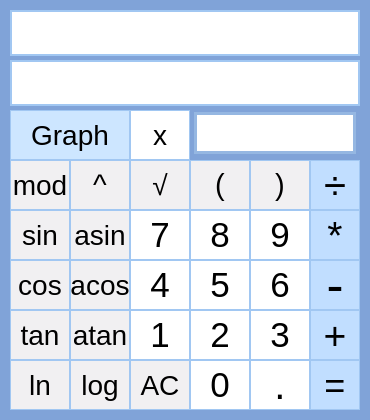
<?xml version="1.0" encoding="UTF-8"?>
<ui version="4.0">
 <class>View</class>
 <widget class="QMainWindow" name="View">
  <property name="geometry">
   <rect>
    <x>0</x>
    <y>0</y>
    <width>370</width>
    <height>420</height>
   </rect>
  </property>
  <property name="sizePolicy">
   <sizepolicy hsizetype="Ignored" vsizetype="Fixed">
    <horstretch>0</horstretch>
    <verstretch>0</verstretch>
   </sizepolicy>
  </property>
  <property name="font">
   <font>
    <pointsize>23</pointsize>
   </font>
  </property>
  <property name="mouseTracking">
   <bool>false</bool>
  </property>
  <property name="tabletTracking">
   <bool>false</bool>
  </property>
  <property name="focusPolicy">
   <enum>Qt::NoFocus</enum>
  </property>
  <property name="windowTitle">
   <string>View</string>
  </property>
  <property name="styleSheet">
   <string notr="true">background-color:  rgb(128, 163, 216);</string>
  </property>
  <widget class="QWidget" name="centralwidget">
   <widget class="QLabel" name="label">
    <property name="geometry">
     <rect>
      <x>10</x>
      <y>60</y>
      <width>350</width>
      <height>46</height>
     </rect>
    </property>
    <property name="font">
     <font>
      <pointsize>21</pointsize>
     </font>
    </property>
    <property name="cursor">
     <cursorShape>IBeamCursor</cursorShape>
    </property>
    <property name="mouseTracking">
     <bool>true</bool>
    </property>
    <property name="tabletTracking">
     <bool>false</bool>
    </property>
    <property name="focusPolicy">
     <enum>Qt::ClickFocus</enum>
    </property>
    <property name="acceptDrops">
     <bool>false</bool>
    </property>
    <property name="autoFillBackground">
     <bool>false</bool>
    </property>
    <property name="styleSheet">
     <string notr="true">border:  2px solid rgb(161, 199, 242);
background-color:  rgb(255, 255, 255);
color:  black;</string>
    </property>
    <property name="text">
     <string/>
    </property>
    <property name="alignment">
     <set>Qt::AlignRight|Qt::AlignTrailing|Qt::AlignVCenter</set>
    </property>
   </widget>
   <widget class="QPushButton" name="pushButton_div">
    <property name="geometry">
     <rect>
      <x>310</x>
      <y>160</y>
      <width>50</width>
      <height>50</height>
     </rect>
    </property>
    <property name="font">
     <font>
      <pointsize>30</pointsize>
      <italic>false</italic>
      <bold>false</bold>
      <underline>false</underline>
      <strikeout>false</strikeout>
     </font>
    </property>
    <property name="styleSheet">
     <string notr="true">QPushButton {
    border:  1px solid rgb(161, 199, 242);
    background-color:  rgb(193, 222, 255);
    color:  black;
}

QPushButton:pressed {
	border:  2px solid rgb(161, 199, 242);
    background-color:  rgb(182, 208, 242);
}</string>
    </property>
    <property name="text">
     <string>÷</string>
    </property>
    <attribute name="buttonGroup">
     <string notr="true">buttonGroup</string>
    </attribute>
   </widget>
   <widget class="QPushButton" name="pushButton_mul">
    <property name="geometry">
     <rect>
      <x>310</x>
      <y>210</y>
      <width>50</width>
      <height>50</height>
     </rect>
    </property>
    <property name="font">
     <font>
      <pointsize>29</pointsize>
      <italic>false</italic>
      <bold>false</bold>
      <underline>false</underline>
      <strikeout>false</strikeout>
     </font>
    </property>
    <property name="styleSheet">
     <string notr="true">QPushButton {
    border:  1px solid rgb(161, 199, 242);
    background-color:  rgb(193, 222, 255);
    color:  black;
}

QPushButton:pressed {
	border:  2px solid rgb(161, 199, 242);
    background-color:  rgb(182, 208, 242);
}</string>
    </property>
    <property name="text">
     <string>*</string>
    </property>
    <attribute name="buttonGroup">
     <string notr="true">buttonGroup</string>
    </attribute>
   </widget>
   <widget class="QPushButton" name="pushButton_sub">
    <property name="geometry">
     <rect>
      <x>310</x>
      <y>260</y>
      <width>50</width>
      <height>50</height>
     </rect>
    </property>
    <property name="font">
     <font>
      <pointsize>38</pointsize>
      <italic>false</italic>
      <bold>false</bold>
      <underline>false</underline>
      <strikeout>false</strikeout>
     </font>
    </property>
    <property name="styleSheet">
     <string notr="true">QPushButton {
    border:  1px solid rgb(161, 199, 242);
    background-color:  rgb(193, 222, 255);
    color:  black;
}

QPushButton:pressed {
	border:  2px solid rgb(161, 199, 242);
    background-color:  rgb(182, 208, 242);
}</string>
    </property>
    <property name="text">
     <string>-</string>
    </property>
    <attribute name="buttonGroup">
     <string notr="true">buttonGroup</string>
    </attribute>
   </widget>
   <widget class="QPushButton" name="pushButton_add">
    <property name="geometry">
     <rect>
      <x>310</x>
      <y>310</y>
      <width>50</width>
      <height>50</height>
     </rect>
    </property>
    <property name="font">
     <font>
      <pointsize>29</pointsize>
      <italic>false</italic>
      <bold>false</bold>
      <underline>false</underline>
      <strikeout>false</strikeout>
     </font>
    </property>
    <property name="styleSheet">
     <string notr="true">QPushButton {
    border:  1px solid rgb(161, 199, 242);
    background-color:  rgb(193, 222, 255);
    color:  black;
}

QPushButton:pressed {
	border:  2px solid rgb(161, 199, 242);
    background-color:  rgb(182, 208, 242);
}</string>
    </property>
    <property name="text">
     <string>+</string>
    </property>
    <attribute name="buttonGroup">
     <string notr="true">buttonGroup</string>
    </attribute>
   </widget>
   <widget class="QPushButton" name="pushButton_eq">
    <property name="geometry">
     <rect>
      <x>310</x>
      <y>360</y>
      <width>50</width>
      <height>50</height>
     </rect>
    </property>
    <property name="font">
     <font>
      <pointsize>27</pointsize>
      <italic>false</italic>
      <bold>false</bold>
      <underline>false</underline>
      <strikeout>false</strikeout>
     </font>
    </property>
    <property name="styleSheet">
     <string notr="true">QPushButton {
    border:  1px solid rgb(161, 199, 242);
    background-color:  rgb(193, 222, 255);
    color:  black;
}

QPushButton:pressed {
	border:  2px solid rgb(161, 199, 242);
    background-color:  rgb(182, 208, 242);
}</string>
    </property>
    <property name="text">
     <string>=</string>
    </property>
    <attribute name="buttonGroup">
     <string notr="true">buttonGroup</string>
    </attribute>
   </widget>
   <widget class="QPushButton" name="pushButton_9">
    <property name="geometry">
     <rect>
      <x>250</x>
      <y>210</y>
      <width>60</width>
      <height>50</height>
     </rect>
    </property>
    <property name="font">
     <font>
      <pointsize>26</pointsize>
      <italic>false</italic>
      <bold>false</bold>
      <underline>false</underline>
      <strikeout>false</strikeout>
     </font>
    </property>
    <property name="styleSheet">
     <string notr="true">QPushButton {
    border:  1px solid rgb(161, 199, 242);
    background-color:  rgb(255, 255, 255);
    color:  black;
}

QPushButton:pressed {
	border:  2px solid rgb(161, 199, 242);
    background-color:  rgb(225, 224, 226);
}</string>
    </property>
    <property name="text">
     <string>9</string>
    </property>
    <attribute name="buttonGroup">
     <string notr="true">buttonGroup</string>
    </attribute>
   </widget>
   <widget class="QPushButton" name="pushButton_6">
    <property name="geometry">
     <rect>
      <x>250</x>
      <y>260</y>
      <width>60</width>
      <height>50</height>
     </rect>
    </property>
    <property name="font">
     <font>
      <pointsize>26</pointsize>
      <italic>false</italic>
      <bold>false</bold>
      <underline>false</underline>
      <strikeout>false</strikeout>
     </font>
    </property>
    <property name="styleSheet">
     <string notr="true">QPushButton {
    border:  1px solid rgb(161, 199, 242);
    background-color:  rgb(255, 255, 255);
    color:  black;
}

QPushButton:pressed {
	border:  2px solid rgb(161, 199, 242);
    background-color:  rgb(225, 224, 226);
}</string>
    </property>
    <property name="text">
     <string>6</string>
    </property>
    <attribute name="buttonGroup">
     <string notr="true">buttonGroup</string>
    </attribute>
   </widget>
   <widget class="QPushButton" name="pushButton_3">
    <property name="geometry">
     <rect>
      <x>250</x>
      <y>310</y>
      <width>60</width>
      <height>50</height>
     </rect>
    </property>
    <property name="font">
     <font>
      <pointsize>26</pointsize>
      <italic>false</italic>
      <bold>false</bold>
      <underline>false</underline>
      <strikeout>false</strikeout>
     </font>
    </property>
    <property name="styleSheet">
     <string notr="true">QPushButton {
    border:  1px solid rgb(161, 199, 242);
    background-color:  rgb(255, 255, 255);
    color:  black;
}

QPushButton:pressed {
	border:  2px solid rgb(161, 199, 242);
    background-color:  rgb(225, 224, 226);
}</string>
    </property>
    <property name="text">
     <string>3</string>
    </property>
    <attribute name="buttonGroup">
     <string notr="true">buttonGroup</string>
    </attribute>
   </widget>
   <widget class="QPushButton" name="pushButton_4">
    <property name="geometry">
     <rect>
      <x>130</x>
      <y>260</y>
      <width>60</width>
      <height>50</height>
     </rect>
    </property>
    <property name="font">
     <font>
      <pointsize>26</pointsize>
      <italic>false</italic>
      <bold>false</bold>
      <underline>false</underline>
      <strikeout>false</strikeout>
     </font>
    </property>
    <property name="styleSheet">
     <string notr="true">QPushButton {
    border:  1px solid rgb(161, 199, 242);
    background-color:  rgb(255, 255, 255);
    color:  black;
}

QPushButton:pressed {
	border:  2px solid rgb(161, 199, 242);
    background-color:  rgb(225, 224, 226);
}</string>
    </property>
    <property name="text">
     <string>4</string>
    </property>
    <attribute name="buttonGroup">
     <string notr="true">buttonGroup</string>
    </attribute>
   </widget>
   <widget class="QPushButton" name="pushButton_8">
    <property name="geometry">
     <rect>
      <x>190</x>
      <y>210</y>
      <width>60</width>
      <height>50</height>
     </rect>
    </property>
    <property name="font">
     <font>
      <pointsize>26</pointsize>
      <italic>false</italic>
      <bold>false</bold>
      <underline>false</underline>
      <strikeout>false</strikeout>
     </font>
    </property>
    <property name="styleSheet">
     <string notr="true">QPushButton {
    border:  1px solid rgb(161, 199, 242);
    background-color:  rgb(255, 255, 255);
    color:  black;
}

QPushButton:pressed {
	border:  2px solid rgb(161, 199, 242);
    background-color:  rgb(225, 224, 226);
}</string>
    </property>
    <property name="text">
     <string>8</string>
    </property>
    <attribute name="buttonGroup">
     <string notr="true">buttonGroup</string>
    </attribute>
   </widget>
   <widget class="QPushButton" name="pushButton_2">
    <property name="geometry">
     <rect>
      <x>190</x>
      <y>310</y>
      <width>60</width>
      <height>50</height>
     </rect>
    </property>
    <property name="font">
     <font>
      <pointsize>26</pointsize>
      <italic>false</italic>
      <bold>false</bold>
      <underline>false</underline>
      <strikeout>false</strikeout>
     </font>
    </property>
    <property name="styleSheet">
     <string notr="true">QPushButton {
    border:  1px solid rgb(161, 199, 242);
    background-color:  rgb(255, 255, 255);
    color:  black;
}

QPushButton:pressed {
	border:  2px solid rgb(161, 199, 242);
    background-color:  rgb(225, 224, 226);
}</string>
    </property>
    <property name="text">
     <string>2</string>
    </property>
    <attribute name="buttonGroup">
     <string notr="true">buttonGroup</string>
    </attribute>
   </widget>
   <widget class="QPushButton" name="pushButton_7">
    <property name="geometry">
     <rect>
      <x>130</x>
      <y>210</y>
      <width>60</width>
      <height>50</height>
     </rect>
    </property>
    <property name="font">
     <font>
      <pointsize>26</pointsize>
      <italic>false</italic>
      <bold>false</bold>
      <underline>false</underline>
      <strikeout>false</strikeout>
     </font>
    </property>
    <property name="styleSheet">
     <string notr="true">QPushButton {
    border:  1px solid rgb(161, 199, 242);
    background-color:  rgb(255, 255, 255);
    color:  black;
}

QPushButton:pressed {
	border:  2px solid rgb(161, 199, 242);
    background-color:  rgb(225, 224, 226);
}</string>
    </property>
    <property name="text">
     <string>7</string>
    </property>
    <attribute name="buttonGroup">
     <string notr="true">buttonGroup</string>
    </attribute>
   </widget>
   <widget class="QPushButton" name="pushButton_1">
    <property name="geometry">
     <rect>
      <x>130</x>
      <y>310</y>
      <width>60</width>
      <height>50</height>
     </rect>
    </property>
    <property name="font">
     <font>
      <pointsize>26</pointsize>
      <italic>false</italic>
      <bold>false</bold>
      <underline>false</underline>
      <strikeout>false</strikeout>
     </font>
    </property>
    <property name="styleSheet">
     <string notr="true">QPushButton {
    border:  1px solid rgb(161, 199, 242);
    background-color:  rgb(255, 255, 255);
    color:  black;
}

QPushButton:pressed {
	border:  2px solid rgb(161, 199, 242);
    background-color:  rgb(225, 224, 226);
}</string>
    </property>
    <property name="text">
     <string>1</string>
    </property>
    <attribute name="buttonGroup">
     <string notr="true">buttonGroup</string>
    </attribute>
   </widget>
   <widget class="QPushButton" name="pushButton_5">
    <property name="geometry">
     <rect>
      <x>190</x>
      <y>260</y>
      <width>60</width>
      <height>50</height>
     </rect>
    </property>
    <property name="font">
     <font>
      <pointsize>26</pointsize>
      <italic>false</italic>
      <bold>false</bold>
      <underline>false</underline>
      <strikeout>false</strikeout>
     </font>
    </property>
    <property name="styleSheet">
     <string notr="true">QPushButton {
    border:  1px solid rgb(161, 199, 242);
    background-color:  rgb(255, 255, 255);
    color:  black;
}

QPushButton:pressed {
	border:  2px solid rgb(161, 199, 242);
    background-color:  rgb(225, 224, 226);
}</string>
    </property>
    <property name="text">
     <string>5</string>
    </property>
    <attribute name="buttonGroup">
     <string notr="true">buttonGroup</string>
    </attribute>
   </widget>
   <widget class="QPushButton" name="pushButton_point">
    <property name="geometry">
     <rect>
      <x>250</x>
      <y>360</y>
      <width>60</width>
      <height>50</height>
     </rect>
    </property>
    <property name="font">
     <font>
      <pointsize>30</pointsize>
      <italic>false</italic>
      <bold>false</bold>
      <underline>false</underline>
      <strikeout>false</strikeout>
     </font>
    </property>
    <property name="styleSheet">
     <string notr="true">QPushButton {
    border:  1px solid rgb(161, 199, 242);
    background-color:  rgb(255, 255, 255);
    color:  black;
}

QPushButton:pressed {
	border:  2px solid rgb(161, 199, 242);
    background-color:  rgb(225, 224, 226);
}</string>
    </property>
    <property name="text">
     <string>.</string>
    </property>
    <attribute name="buttonGroup">
     <string notr="true">buttonGroup</string>
    </attribute>
   </widget>
   <widget class="QPushButton" name="pushButton_0">
    <property name="geometry">
     <rect>
      <x>190</x>
      <y>360</y>
      <width>60</width>
      <height>50</height>
     </rect>
    </property>
    <property name="font">
     <font>
      <pointsize>26</pointsize>
      <italic>false</italic>
      <bold>false</bold>
      <underline>false</underline>
      <strikeout>false</strikeout>
     </font>
    </property>
    <property name="styleSheet">
     <string notr="true">QPushButton {
    border:  1px solid rgb(161, 199, 242);
    background-color:  rgb(255, 255, 255);
    color:  black;
}

QPushButton:pressed {
	border:  2px solid rgb(161, 199, 242);
    background-color:  rgb(225, 224, 226);
}</string>
    </property>
    <property name="text">
     <string>0</string>
    </property>
    <attribute name="buttonGroup">
     <string notr="true">buttonGroup</string>
    </attribute>
   </widget>
   <widget class="QPushButton" name="pushButton_tan">
    <property name="geometry">
     <rect>
      <x>10</x>
      <y>310</y>
      <width>60</width>
      <height>50</height>
     </rect>
    </property>
    <property name="font">
     <font>
      <pointsize>21</pointsize>
      <italic>false</italic>
      <bold>false</bold>
      <underline>false</underline>
      <strikeout>false</strikeout>
     </font>
    </property>
    <property name="styleSheet">
     <string notr="true">QPushButton {
    border:  1px solid rgb(161, 199, 242);
    background-color:  rgb(241, 240, 242);
    color:  black;
}

QPushButton:pressed {
	border:  2px solid rgb(161, 199, 242);
    background-color:  rgb(225, 224, 226);
}</string>
    </property>
    <property name="text">
     <string>tan</string>
    </property>
    <attribute name="buttonGroup">
     <string notr="true">buttonGroup</string>
    </attribute>
   </widget>
   <widget class="QPushButton" name="pushButton_cos">
    <property name="geometry">
     <rect>
      <x>10</x>
      <y>260</y>
      <width>60</width>
      <height>50</height>
     </rect>
    </property>
    <property name="font">
     <font>
      <pointsize>21</pointsize>
      <italic>false</italic>
      <bold>false</bold>
      <underline>false</underline>
      <strikeout>false</strikeout>
     </font>
    </property>
    <property name="styleSheet">
     <string notr="true">QPushButton {
    border:  1px solid rgb(161, 199, 242);
    background-color:  rgb(241, 240, 242);
    color:  black;
}

QPushButton:pressed {
	border:  2px solid rgb(161, 199, 242);
    background-color:  rgb(225, 224, 226);
}</string>
    </property>
    <property name="text">
     <string>cos</string>
    </property>
    <attribute name="buttonGroup">
     <string notr="true">buttonGroup</string>
    </attribute>
   </widget>
   <widget class="QPushButton" name="pushButton_AC">
    <property name="geometry">
     <rect>
      <x>130</x>
      <y>360</y>
      <width>60</width>
      <height>50</height>
     </rect>
    </property>
    <property name="font">
     <font>
      <pointsize>21</pointsize>
      <italic>false</italic>
      <bold>false</bold>
      <underline>false</underline>
      <strikeout>false</strikeout>
     </font>
    </property>
    <property name="styleSheet">
     <string notr="true">QPushButton {
    border:  1px solid rgb(161, 199, 242);
    background-color:  rgb(241, 240, 242);
    color:  black;
}

QPushButton:pressed {
	border:  2px solid rgb(161, 199, 242);
    background-color:  rgb(225, 224, 226);
}</string>
    </property>
    <property name="text">
     <string>AC</string>
    </property>
    <attribute name="buttonGroup">
     <string notr="true">buttonGroup</string>
    </attribute>
   </widget>
   <widget class="QPushButton" name="pushButton_atan">
    <property name="geometry">
     <rect>
      <x>70</x>
      <y>310</y>
      <width>60</width>
      <height>50</height>
     </rect>
    </property>
    <property name="font">
     <font>
      <pointsize>21</pointsize>
      <italic>false</italic>
      <bold>false</bold>
      <underline>false</underline>
      <strikeout>false</strikeout>
     </font>
    </property>
    <property name="styleSheet">
     <string notr="true">QPushButton {
    border:  1px solid rgb(161, 199, 242);
    background-color:  rgb(241, 240, 242);
    color:  black;
}

QPushButton:pressed {
	border:  2px solid rgb(161, 199, 242);
    background-color:  rgb(225, 224, 226);
}</string>
    </property>
    <property name="text">
     <string>atan</string>
    </property>
    <attribute name="buttonGroup">
     <string notr="true">buttonGroup</string>
    </attribute>
   </widget>
   <widget class="QPushButton" name="pushButton_asin">
    <property name="geometry">
     <rect>
      <x>70</x>
      <y>210</y>
      <width>60</width>
      <height>50</height>
     </rect>
    </property>
    <property name="font">
     <font>
      <pointsize>21</pointsize>
      <italic>false</italic>
      <bold>false</bold>
      <underline>false</underline>
      <strikeout>false</strikeout>
     </font>
    </property>
    <property name="styleSheet">
     <string notr="true">QPushButton {
    border:  1px solid rgb(161, 199, 242);
    background-color:  rgb(241, 240, 242);
    color:  black;
}

QPushButton:pressed {
	border:  2px solid rgb(161, 199, 242);
    background-color:  rgb(225, 224, 226);
}</string>
    </property>
    <property name="text">
     <string>asin</string>
    </property>
    <attribute name="buttonGroup">
     <string notr="true">buttonGroup</string>
    </attribute>
   </widget>
   <widget class="QPushButton" name="pushButton_acos">
    <property name="geometry">
     <rect>
      <x>70</x>
      <y>260</y>
      <width>60</width>
      <height>50</height>
     </rect>
    </property>
    <property name="font">
     <font>
      <pointsize>21</pointsize>
      <italic>false</italic>
      <bold>false</bold>
      <underline>false</underline>
      <strikeout>false</strikeout>
     </font>
    </property>
    <property name="styleSheet">
     <string notr="true">QPushButton {
    border:  1px solid rgb(161, 199, 242);
    background-color:  rgb(241, 240, 242);
    color:  black;
}

QPushButton:pressed {
	border:  2px solid rgb(161, 199, 242);
    background-color:  rgb(225, 224, 226);
}</string>
    </property>
    <property name="text">
     <string>acos</string>
    </property>
    <attribute name="buttonGroup">
     <string notr="true">buttonGroup</string>
    </attribute>
   </widget>
   <widget class="QPushButton" name="pushButton_ln">
    <property name="geometry">
     <rect>
      <x>10</x>
      <y>360</y>
      <width>60</width>
      <height>50</height>
     </rect>
    </property>
    <property name="font">
     <font>
      <pointsize>21</pointsize>
      <italic>false</italic>
      <bold>false</bold>
      <underline>false</underline>
      <strikeout>false</strikeout>
     </font>
    </property>
    <property name="styleSheet">
     <string notr="true">QPushButton {
    border:  1px solid rgb(161, 199, 242);
    background-color:  rgb(241, 240, 242);
    color:  black;
}

QPushButton:pressed {
	border:  2px solid rgb(161, 199, 242);
    background-color:  rgb(225, 224, 226);
}</string>
    </property>
    <property name="text">
     <string>ln</string>
    </property>
    <attribute name="buttonGroup">
     <string notr="true">buttonGroup</string>
    </attribute>
   </widget>
   <widget class="QPushButton" name="pushButton_sqrt">
    <property name="geometry">
     <rect>
      <x>130</x>
      <y>160</y>
      <width>60</width>
      <height>50</height>
     </rect>
    </property>
    <property name="font">
     <font>
      <pointsize>21</pointsize>
      <italic>false</italic>
      <bold>false</bold>
      <underline>false</underline>
      <strikeout>false</strikeout>
     </font>
    </property>
    <property name="styleSheet">
     <string notr="true">QPushButton {
    border:  1px solid rgb(161, 199, 242);
    background-color:  rgb(241, 240, 242);
    color:  black;
}

QPushButton:pressed {
	border:  2px solid rgb(161, 199, 242);
    background-color:  rgb(225, 224, 226);
}</string>
    </property>
    <property name="text">
     <string>√</string>
    </property>
    <attribute name="buttonGroup">
     <string notr="true">buttonGroup</string>
    </attribute>
   </widget>
   <widget class="QPushButton" name="pushButton_log">
    <property name="geometry">
     <rect>
      <x>70</x>
      <y>360</y>
      <width>60</width>
      <height>50</height>
     </rect>
    </property>
    <property name="font">
     <font>
      <pointsize>21</pointsize>
      <italic>false</italic>
      <bold>false</bold>
      <underline>false</underline>
      <strikeout>false</strikeout>
     </font>
    </property>
    <property name="styleSheet">
     <string notr="true">QPushButton {
    border:  1px solid rgb(161, 199, 242);
    background-color:  rgb(241, 240, 242);
    color:  black;
}

QPushButton:pressed {
	border:  2px solid rgb(161, 199, 242);
    background-color:  rgb(225, 224, 226);
}</string>
    </property>
    <property name="text">
     <string>log</string>
    </property>
    <attribute name="buttonGroup">
     <string notr="true">buttonGroup</string>
    </attribute>
   </widget>
   <widget class="QPushButton" name="pushButton_mod">
    <property name="geometry">
     <rect>
      <x>10</x>
      <y>160</y>
      <width>60</width>
      <height>50</height>
     </rect>
    </property>
    <property name="font">
     <font>
      <pointsize>21</pointsize>
      <italic>false</italic>
      <bold>false</bold>
      <underline>false</underline>
      <strikeout>false</strikeout>
     </font>
    </property>
    <property name="styleSheet">
     <string notr="true">QPushButton {
    border:  1px solid rgb(161, 199, 242);
    background-color:  rgb(241, 240, 242);
    color:  black;
}

QPushButton:pressed {
	border:  2px solid rgb(161, 199, 242);
    background-color:  rgb(225, 224, 226);
}</string>
    </property>
    <property name="text">
     <string>mod</string>
    </property>
    <attribute name="buttonGroup">
     <string notr="true">buttonGroup</string>
    </attribute>
   </widget>
   <widget class="QPushButton" name="pushButton_pow">
    <property name="geometry">
     <rect>
      <x>70</x>
      <y>160</y>
      <width>60</width>
      <height>50</height>
     </rect>
    </property>
    <property name="font">
     <font>
      <pointsize>22</pointsize>
      <italic>false</italic>
      <bold>false</bold>
      <underline>false</underline>
      <strikeout>false</strikeout>
     </font>
    </property>
    <property name="styleSheet">
     <string notr="true">QPushButton {
    border:  1px solid rgb(161, 199, 242);
    background-color:  rgb(241, 240, 242);
    color:  black;
}

QPushButton:pressed {
	border:  2px solid rgb(161, 199, 242);
    background-color:  rgb(225, 224, 226);
}</string>
    </property>
    <property name="text">
     <string>^</string>
    </property>
    <attribute name="buttonGroup">
     <string notr="true">buttonGroup</string>
    </attribute>
   </widget>
   <widget class="QPushButton" name="pushButton_lpar">
    <property name="geometry">
     <rect>
      <x>190</x>
      <y>160</y>
      <width>60</width>
      <height>50</height>
     </rect>
    </property>
    <property name="font">
     <font>
      <pointsize>22</pointsize>
      <italic>false</italic>
      <bold>false</bold>
      <underline>false</underline>
      <strikeout>false</strikeout>
     </font>
    </property>
    <property name="styleSheet">
     <string notr="true">QPushButton {
    border:  1px solid rgb(161, 199, 242);
    background-color:  rgb(241, 240, 242);
    color:  black;
}

QPushButton:pressed {
	border:  2px solid rgb(161, 199, 242);
    background-color:  rgb(225, 224, 226);
}</string>
    </property>
    <property name="text">
     <string>(</string>
    </property>
    <attribute name="buttonGroup">
     <string notr="true">buttonGroup</string>
    </attribute>
   </widget>
   <widget class="QPushButton" name="pushButton_rpar">
    <property name="geometry">
     <rect>
      <x>250</x>
      <y>160</y>
      <width>60</width>
      <height>50</height>
     </rect>
    </property>
    <property name="font">
     <font>
      <pointsize>22</pointsize>
      <italic>false</italic>
      <bold>false</bold>
      <underline>false</underline>
      <strikeout>false</strikeout>
     </font>
    </property>
    <property name="styleSheet">
     <string notr="true">QPushButton {
    border:  1px solid rgb(161, 199, 242);
    background-color:  rgb(241, 240, 242);
    color:  black;
}

QPushButton:pressed {
	border:  2px solid rgb(161, 199, 242);
    background-color:  rgb(225, 224, 226);
}</string>
    </property>
    <property name="text">
     <string>)</string>
    </property>
    <attribute name="buttonGroup">
     <string notr="true">buttonGroup</string>
    </attribute>
   </widget>
   <widget class="QPushButton" name="pushButton_sin">
    <property name="geometry">
     <rect>
      <x>10</x>
      <y>210</y>
      <width>60</width>
      <height>50</height>
     </rect>
    </property>
    <property name="font">
     <font>
      <pointsize>21</pointsize>
      <italic>false</italic>
      <bold>false</bold>
      <underline>false</underline>
      <strikeout>false</strikeout>
     </font>
    </property>
    <property name="styleSheet">
     <string notr="true">QPushButton {
    border:  1px solid rgb(161, 199, 242);
    background-color:  rgb(241, 240, 242);
    color:  black;
}

QPushButton:pressed {
	border:  2px solid rgb(161, 199, 242);
    background-color:  rgb(225, 224, 226);
}</string>
    </property>
    <property name="text">
     <string>sin</string>
    </property>
    <attribute name="buttonGroup">
     <string notr="true">buttonGroup</string>
    </attribute>
   </widget>
   <widget class="QPushButton" name="pushButton_graph">
    <property name="geometry">
     <rect>
      <x>10</x>
      <y>110</y>
      <width>120</width>
      <height>50</height>
     </rect>
    </property>
    <property name="font">
     <font>
      <pointsize>21</pointsize>
     </font>
    </property>
    <property name="styleSheet">
     <string notr="true">QPushButton {
    border:  1px solid rgb(161, 199, 242);
    background-color:  rgb(205, 230, 255);
    color:  black;
}

QPushButton:pressed {
	border:  2px solid rgb(161, 199, 242);
    background-color:  rgb(182, 208, 242);
}</string>
    </property>
    <property name="text">
     <string>Graph</string>
    </property>
    <attribute name="buttonGroup">
     <string notr="true">buttonGroup</string>
    </attribute>
   </widget>
   <widget class="QPushButton" name="pushButton_x">
    <property name="geometry">
     <rect>
      <x>130</x>
      <y>110</y>
      <width>60</width>
      <height>50</height>
     </rect>
    </property>
    <property name="font">
     <font>
      <pointsize>21</pointsize>
      <italic>false</italic>
      <bold>false</bold>
      <underline>false</underline>
      <strikeout>false</strikeout>
     </font>
    </property>
    <property name="styleSheet">
     <string notr="true">QPushButton {
    border:  1px solid rgb(161, 199, 242);
    background-color:  rgb(255, 255, 255);
    color:  black;
}

QPushButton:pressed {
	border:  2px solid rgb(161, 199, 242);
    background-color:  rgb(225, 224, 226);
}</string>
    </property>
    <property name="text">
     <string>x</string>
    </property>
    <attribute name="buttonGroup">
     <string notr="true">buttonGroup</string>
    </attribute>
   </widget>
   <widget class="QLineEdit" name="lineEdit">
    <property name="geometry">
     <rect>
      <x>10</x>
      <y>10</y>
      <width>350</width>
      <height>46</height>
     </rect>
    </property>
    <property name="font">
     <font>
      <pointsize>21</pointsize>
     </font>
    </property>
    <property name="focusPolicy">
     <enum>Qt::ClickFocus</enum>
    </property>
    <property name="styleSheet">
     <string notr="true">border:  2px solid rgb(161, 199, 242);
background-color:  rgb(255, 255, 255);
color:  black;</string>
    </property>
    <property name="alignment">
     <set>Qt::AlignRight|Qt::AlignTrailing|Qt::AlignVCenter</set>
    </property>
    <property name="placeholderText">
     <string/>
    </property>
   </widget>
   <widget class="QLineEdit" name="lineEdit_x">
    <property name="geometry">
     <rect>
      <x>194</x>
      <y>112</y>
      <width>162</width>
      <height>42</height>
     </rect>
    </property>
    <property name="font">
     <font>
      <pointsize>20</pointsize>
     </font>
    </property>
    <property name="focusPolicy">
     <enum>Qt::ClickFocus</enum>
    </property>
    <property name="styleSheet">
     <string notr="true">background-color: rgb(255, 255, 255);
border:  3px solid rgb(149, 183, 226);
color:  black;
</string>
    </property>
    <property name="text">
     <string/>
    </property>
    <property name="alignment">
     <set>Qt::AlignRight|Qt::AlignTrailing|Qt::AlignVCenter</set>
    </property>
   </widget>
  </widget>
 </widget>
 <resources/>
 <connections/>
 <buttongroups>
  <buttongroup name="buttonGroup"/>
 </buttongroups>
</ui>
